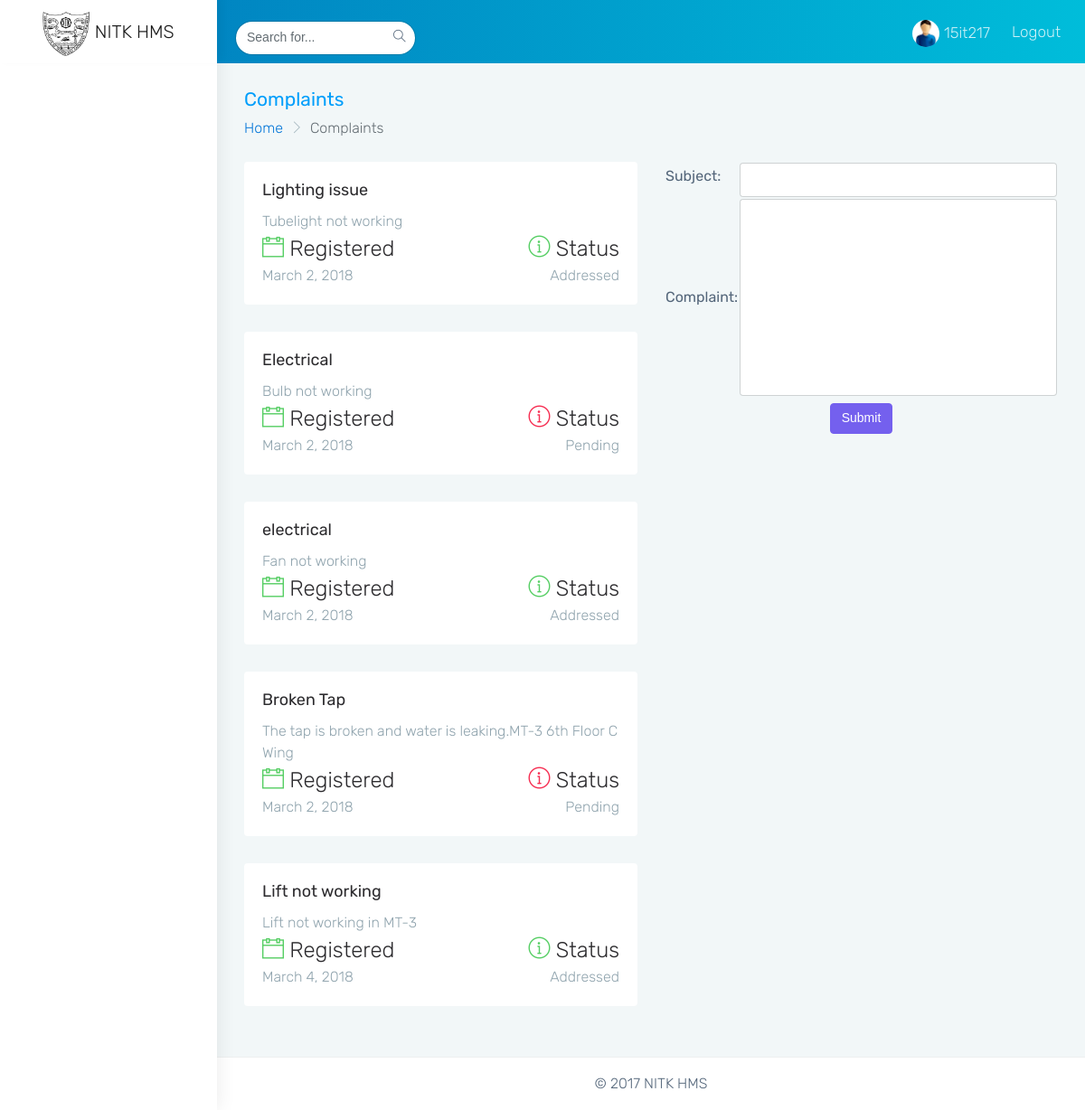
The app's page /hms/complaints/ (signed in) with its own data.
### HMSApp/models.py (models this page shows, shortened)
class Complaint(models.Model):
	subject = models.CharField(max_length=255)
	complaint = models.TextField()
	status = models.CharField(max_length=50)
	student = models.ForeignKey(Student, on_delete=models.CASCADE)
	date = models.DateTimeField(auto_now_add=True, null=True)

### HMSApp/views.py (the view)
class HostelComplaintsView(View):
	form_class = ComplaintForm
	def get(self, request):
		form = self.form_class
		complaints = Complaint.objects.filter(student=request.user.student)
		return render(request, 'HMSApp/complaints.html', {'form':form, 'complaints':complaints})
	def post(self, request):
		form = self.form_class(request.POST)
		complaint = form.save(commit=False)
		complaint.student = request.user.student
		complaint.status = "Pending"
		complaint.save()
		return redirect('/hms/complaints')

### HMSApp/templatetags/extra_filters.py (called while the page is built)
@register.filter(name='addcss')
def addcss(field, css):
	if 'readonly' in css:
		return field.as_widget(attrs={"class":css, 'readonly':'readonly'})
	return field.as_widget(attrs={"class":css,})

### HMSApp/templates/HMSApp/complaints.html (shortened to what this page needs)
{% extends 'HMSApp/index.html' %}
{% load extra_filters %}
{% block dashboard %}
	<div class="row page-titles">
	    <div class="col-md-6 col-8 align-self-center">
	        <h3 class="text-themecolor m-b-0 m-t-0">Complaints</h3>
	        <ol class="breadcrumb">
	            <li class="breadcrumb-item"><a href="javascript:void(0)">Home</a></li>
	            <li class="breadcrumb-item active">Complaints</li>
	        </ol>
	    </div>
	</div>
	<div class="row">
                    <div class="col-sm">
                    {% for comp in complaints %}
                     <div class="row">
                      <div class="col-sm">
                      <a href='#'>
                        <div class="card" >
                            <div class="card-block">
                                <h4 class="card-title">{{comp.subject}}</h4>
                                <div class="text-left">
                                    <span class="text-muted">{{comp.complaint}}</span>
                                </div>
                                <div>
                                 <div class="text-left" style='display: inline-block;'>
                                    <h2 class="font-light m-b-0"><i class="ti-calendar text-success"></i> Registered</h2>
                                    <span class="text-muted">{{comp.date.date}}</span>
                                </div>
                                <div class="text-right" style='display: inline-block; float: right'>
                                    <h2 class="font-light m-b-0"><i class="ti-info-alt text-{%  if comp.status == 'Pending' %}danger{% else %}success{% endif %}"></i> Status</h2>
                                    <span class="text-muted">{{comp.status}}</span>
                                </div>
                              	</div>
                            </div>
                        </div>
                      </a>
                     </div>
                     </div>
                     {% endfor %}
                    </div>
                    <div class="col-sm">
                        <form method="POST" action="">
						<table>
						{% for element in form %}
						<tr>
							<td>{{ element.label_tag }}</td><td>{{ element|addcss:"form-control" }}</td>
						</tr>
						{% endfor %}
						</table>
						<center><input type="submit" name="" class='btn btn-primary'></center>
						</form>
                    </div>
                </div>
{% endblock %}

### HMSApp/templates/HMSApp/index.html (shortened to what this page needs)
{% extends 'HMSApp/base.html' %}
{% load static %}
{% block content %}
<head>
    <link href="{% static 'HMSApp/' %}assets/plugins/bootstrap/css/bootstrap.min.css" rel="stylesheet">
    <link href="{% static 'HMSApp/' %}css/style.css" rel="stylesheet">
    <link href="{% static 'HMSApp/' %}css/colors/blue.css" id="theme" rel="stylesheet">
</head>
<body class="fix-header fix-sidebar card-no-border">
    <div id="main-wrapper">
        <header class="topbar">
            <nav class="navbar top-navbar navbar-toggleable-sm navbar-light">
                <div class="navbar-header">
                    <a class="navbar-brand" href="/hms">
                        <b>
                            <img src="{% static 'HMSApp/assets/images/nitk-logo.png' %} " class="dark-logo" height="50" />
                        </b>
                        <span>
                           NITK HMS
                        </span>
                    </a>
                </div>
                <div class="navbar-collapse">
                    <ul class="navbar-nav mr-auto mt-md-0 ">
                        <li class="nav-item hidden-sm-down">
                            <form class="app-search p-l-20">
                                <input type="text" class="form-control" placeholder="Search for..."> <a class="srh-btn"><i class="ti-search"></i></a>
                            </form>
                        </li>
                    </ul>
                    <ul class="navbar-nav my-lg-0">
                        <li class="nav-item dropdown">
                            <a class="nav-link dropdown-toggle text-muted waves-effect waves-dark" href="/hms/profile/" data-toggle="dropdown" aria-haspopup="true" aria-expanded="false"><img src="{% static 'HMSApp/'%}assets/images/users/user.jpg" alt="user" class="profile-pic m-r-5" />{{ request.user.username }}</a>
                        </li>
                        <li class="nav-item">
                            <a class="nav-link" href="/logout">Logout</a>
                        </li>
                    </ul>
                </div>
            </nav>
        </header>
        <aside class="left-sidebar">
            <div class="scroll-sidebar">
            </div>
        </aside>
        <div class="page-wrapper">
            <div class="container-fluid">
                {% block dashboard %}
                                {% endblock %}
            </div>
            <footer class="footer text-center">
                © 2017 NITK HMS
            </footer>
        </div>
    </div>
</body>
{% endblock %}

### HMSApp/static/HMSApp/css/colors/blue.css (style rules this page uses)
.topbar { background: #009efb; background: -moz-linear-gradient(left, #0178bc 0%, #00bdda 100%); background: -webkit-linear-gradient(left, #0178bc 0%, #00bdda 100%); background: linear-gradient(to right, #0178bc 0%, #00bdda 100%); }
.topbar .navbar-header { background: #ffffff; box-shadow: 4px -4px 10px rgba(0, 0, 0, 0.05); }
.topbar .navbar-light .navbar-nav .nav-item > a.nav-link { color: rgba(255, 255, 255, 0.8) !important; }
.text-themecolor { color: #009efb !important; }

### records on screen
Complaint: subject "Lighting issue", complaint "Tubelight not working", date "March 2, 2018", status "Addressed"
Complaint: subject "Electrical", complaint "Bulb not working", date "March 2, 2018", status "Pending"
Complaint: subject "electrical", complaint "Fan not working", date "March 2, 2018", status "Addressed"
Complaint: subject "Broken Tap", complaint "The tap is broken and water is leaking.MT-3 6th Floor C Wing", date "March 2, 2018", status "Pending"
Complaint: subject "Lift not working", complaint "Lift not working in MT-3", date "March 4, 2018", status "Addressed"

### other values on screen
{{ request.user.username }} "15it217"
{{ element.label_tag }} "Subject:" "Complaint:"
